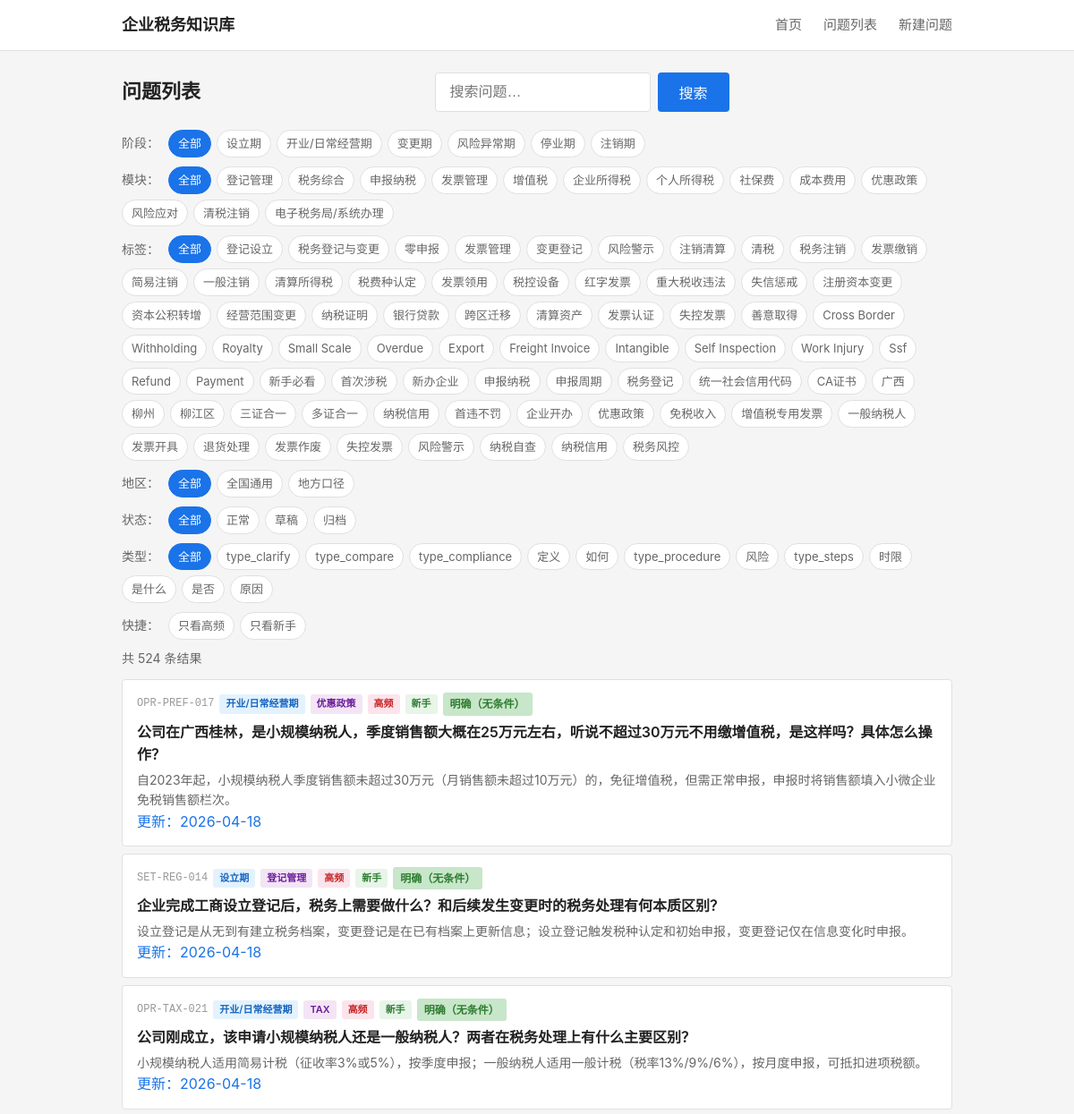
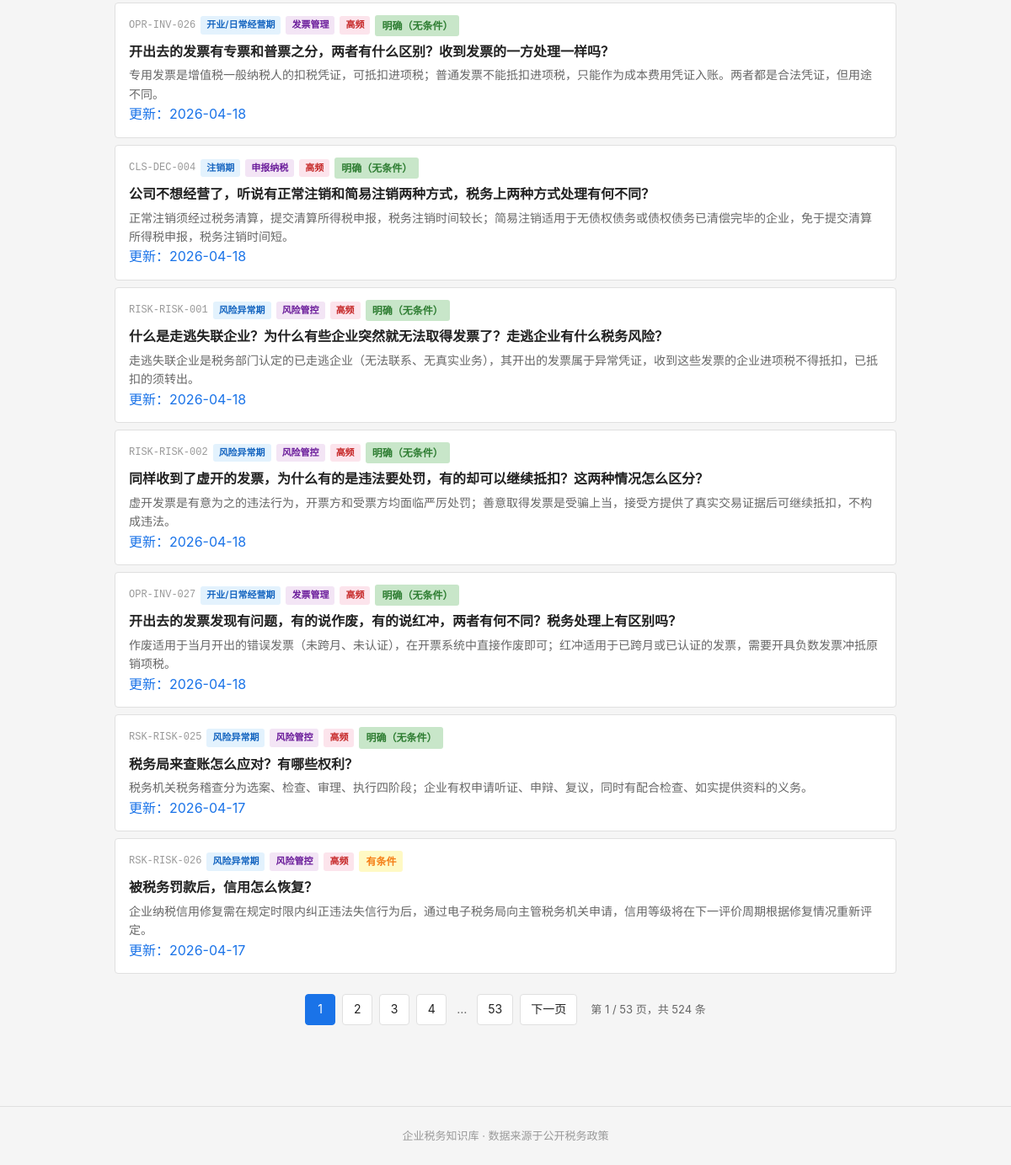
Page /questions on the earlier database version (2 pictures, top to bottom).
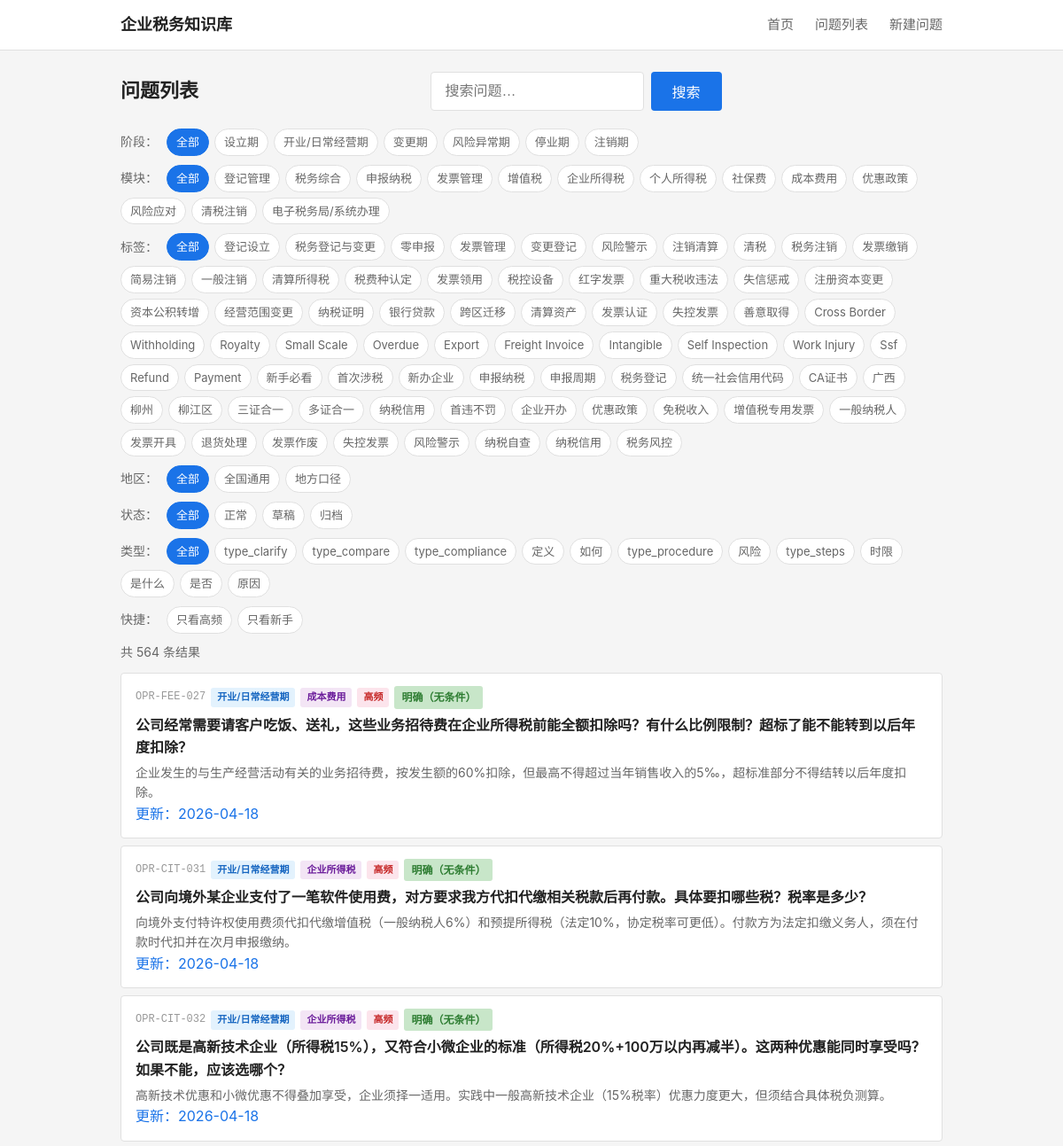
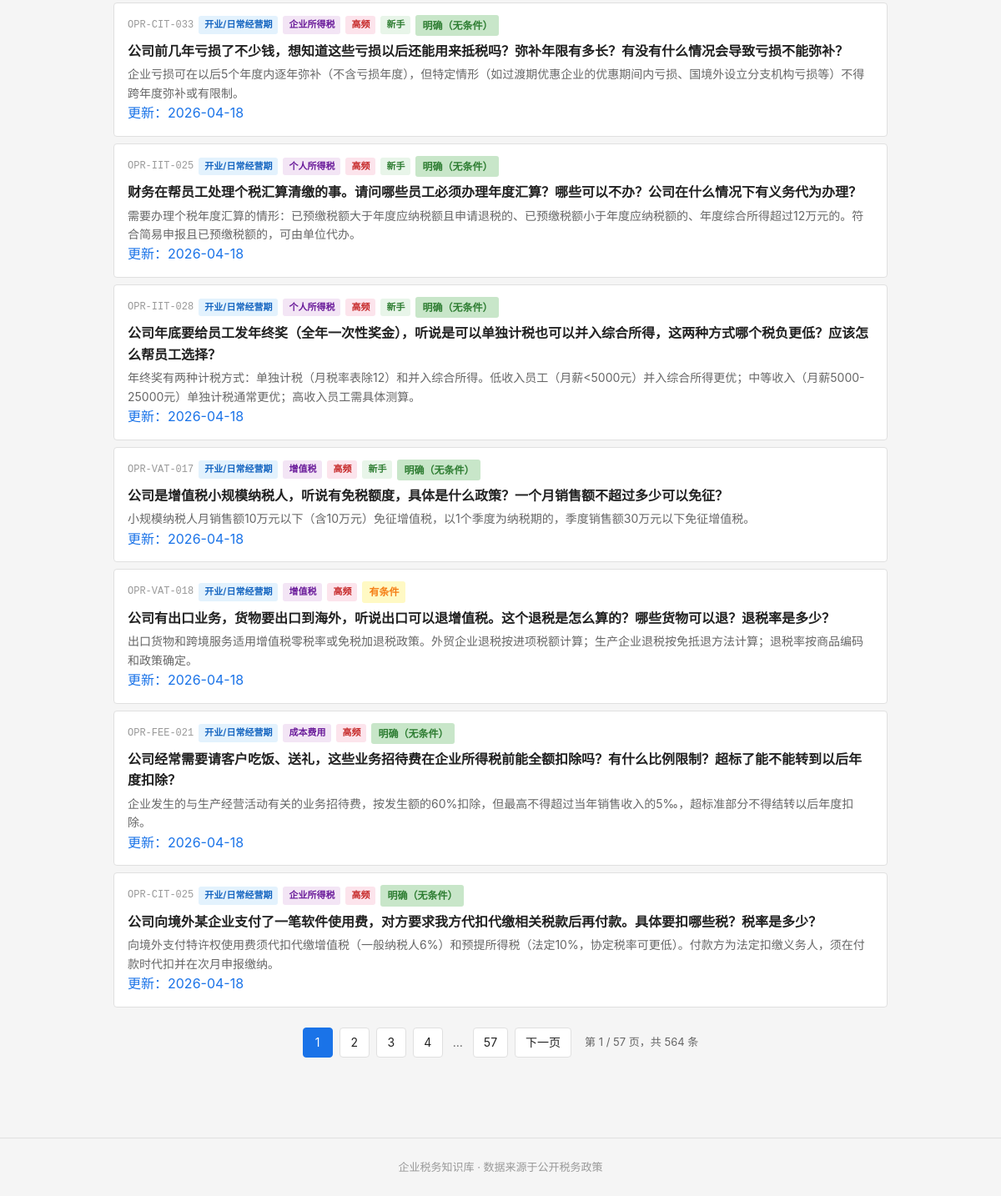
Same page on the later database version (2 pictures, top to bottom).
### tables this page shows
CREATE TABLE tag_dict (
    id              INTEGER PRIMARY KEY AUTOINCREMENT,
    tag_code        TEXT NOT NULL UNIQUE,
    tag_name        TEXT NOT NULL,
    tag_category    TEXT,
    parent_id       INTEGER,
    display_order   INTEGER NOT NULL DEFAULT 1,
    status          TEXT NOT NULL DEFAULT 'active',

    FOREIGN KEY (parent_id) REFERENCES tag_dict(id) ON DELETE SET NULL
);

CREATE TABLE question_master (
    id              INTEGER PRIMARY KEY AUTOINCREMENT,
    question_code   TEXT NOT NULL UNIQUE,
    question_title  TEXT NOT NULL,
    question_plain  TEXT NOT NULL,

    -- 分类
    stage_code      TEXT NOT NULL,
    module_code     TEXT NOT NULL,
    question_type   TEXT NOT NULL,

    -- 答案
    one_line_answer TEXT NOT NULL,
    detailed_answer TEXT,
    core_definition TEXT,

    -- 条件与边界
    applicable_conditions TEXT,
    exceptions_boundary   TEXT,

    -- 实务
    practical_steps TEXT,
    risk_warning    TEXT,

    -- 适用范围
    scope_level     TEXT NOT NULL DEFAULT 'scope_national',
    local_region    TEXT,

    -- 确定性
    answer_certainty TEXT NOT NULL DEFAULT 'certain_clear',

    -- 元数据
    keywords        TEXT,
    high_frequency_flag INTEGER NOT NULL DEFAULT 0,
    newbie_flag     INTEGER NOT NULL DEFAULT 0,

    -- 版本管理
    status          TEXT NOT NULL DEFAULT 'draft',
    version_no      INTEGER NOT NULL DEFAULT 1,

    -- 审计字段
    created_at      TEXT NOT NULL DEFAULT (datetime('now')),
    updated_at      TEXT NOT NULL DEFAULT (datetime('now'))
);

### backend/app.py (the view)
    @app.route('/questions')
    def questions_list():
        from services.question_service import QuestionService
        svc = QuestionService()
        stage = request.args.get('stage')
        module = request.args.get('module')
        tag = request.args.get('tag')
        qtype = request.args.get('qtype')
        page = int(request.args.get('page', 1))
        page_size = 10
        result = svc.list_questions(
            stage=stage, module=module, tag=tag,
            page=page, page_size=page_size,
            hf=request.args.get('hf'),
            newbie=request.args.get('newbie'),
            keyword=request.args.get('keyword'),
            region=request.args.get('region'),
            status=request.args.get('status'),
            qtype=qtype
        )
        stages = svc.get_stages()
        modules = svc.get_modules()
        all_tags = svc.get_all_tags()
        business_tags = [t for t in all_tags if t['tag_category'] == 'business']
        question_types = svc.get_question_types()
        keyword = request.args.get('keyword', '')
        current_region = request.args.get('region', '')
        current_status = request.args.get('status', '')
        return render_template('questions.html',
                               stages=stages, modules=modules, all_tags=all_tags,
                               business_tags=business_tags,
                               questions=result['questions'], total=result['total'],
                               page=page, page_size=page_size,
                               current_stage=stage, current_module=module, current_tag=tag,
                               keyword=keyword,
                               current_region=current_region, current_status=current_status,
                               question_types=question_types, current_qtype=qtype)

### backend/services/question_service.py (called while the page is built)
    def _query(self, sql, params=None):
        conn = sqlite3.connect(self.db_path)
        conn.execute("PRAGMA foreign_keys = ON")
        conn.row_factory = sqlite3.Row
        cur = conn.cursor()
        if params:
            cur.execute(sql, params)
        else:
            cur.execute(sql)
        rows = cur.fetchall()
        conn.close()
        return [dict(r) for r in rows]

    def _query_one(self, sql, params=None):
        rows = self._query(sql, params)
        return rows[0] if rows else None

    def get_stages(self):
        return self._query("""
            SELECT tag_code, tag_name
            FROM tag_dict
            WHERE tag_category = 'stage'
            ORDER BY display_order
        """)

    def get_modules(self):
        return self._query("""
            SELECT tag_code, tag_name
            FROM tag_dict
            WHERE tag_category = 'module'
            ORDER BY display_order
        """)

    def get_all_tags(self):
        return self._query("""
            SELECT tag_code, tag_name, tag_category
            FROM tag_dict
            WHERE status = 'active'
            ORDER BY tag_category, display_order
        """)

### frontend/templates/questions.html (shortened to what the changed rows need)
{% extends "base.html" %}
{% macro certainty_label(code) %}
    {% if code == 'certain_clear' %}<span class="certainty-tag clear">明确（无条件）</span>
    {% elif code == 'certain_conditional' %}<span class="certainty-tag condition">有条件</span>
    {% elif code == 'certain_dispute' %}<span class="certainty-tag dispute">有争议</span>
    {% elif code == 'certain_practice' %}<span class="certainty-tag practice">实务做法</span>
    {% else %}<span class="certainty-tag">{{ code }}</span>{% endif %}
{% endmacro %}
{% macro filter_url(overrides) %}
{%- set qs = [] -%}
{%- if current_stage and 'stage' not in overrides %}{% set qs = qs + ['stage=' ~ current_stage] %}{% endif -%}
{%- if current_module and 'module' not in overrides %}{% set qs = qs + ['module=' ~ current_module] %}{% endif -%}
{%- if current_tag and 'tag' not in overrides %}{% set qs = qs + ['tag=' ~ current_tag] %}{% endif -%}
{%- if keyword and 'keyword' not in overrides %}{% set qs = qs + ['keyword=' ~ keyword] %}{% endif -%}
{%- if request.args.get('hf') and 'hf' not in overrides %}{% set qs = qs + ['hf=1'] %}{% endif -%}
{%- if request.args.get('newbie') and 'newbie' not in overrides %}{% set qs = qs + ['newbie=1'] %}{% endif -%}
{%- if current_region and 'region' not in overrides %}{% set qs = qs + ['region=' ~ current_region] %}{% endif -%}
{%- if current_status and 'status' not in overrides %}{% set qs = qs + ['status=' ~ current_status] %}{% endif -%}
{%- if current_qtype and 'qtype' not in overrides %}{% set qs = qs + ['qtype=' ~ current_qtype] %}{% endif -%}
{%- for k, v in overrides.items() %}{% if v %}{% set qs = qs + [k ~ '=' ~ v] %}{% endif %}{% endfor -%}
{{- '/questions' ~ ('?' ~ qs | join('&') if qs else '') -}}
{% endmacro %}
{% macro stage_label(code) %}
    {% if code == 'SET' %}设立期
    {% elif code == 'OPR' %}开业/日常经营期
    {% elif code == 'CHG' %}变更期
    {% elif code == 'RSK' %}风险异常期
    {% elif code == 'SUS' %}停业期
    {% elif code == 'CLS' %}注销期
    {% else %}{{ code }}{% endif %}
{% endmacro %}
{% macro module_label(code) %}
    {% if code == 'REG' %}登记管理
    {% elif code == 'DEC' %}申报纳税
    {% elif code == 'INV' %}发票管理
    {% elif code == 'VAT' %}增值税
    {% elif code == 'CIT' %}企业所得税
    {% elif code == 'IIT' %}个人所得税
    {% elif code == 'SSF' %}社保费
    {% elif code == 'FEE' %}成本费用
    {% elif code == 'PREF' %}优惠政策
    {% elif code == 'RISK' %}风险管控
    {% elif code == 'CLEAR' %}清税注销
    {% elif code == 'ETAX' %}电子税务局/系统办理
    {% else %}{{ code }}{% endif %}
{% endmacro %}
{% macro question_type_label(code) %}
    {% if code == 'type_why' %}原因
    {% elif code == 'type_whether' %}是否
    {% elif code == 'type_how' %}如何
    {% elif code == 'type_what' %}是什么
    {% elif code == 'type_define' %}定义
    {% elif code == 'type_time' %}时限
    {% elif code == 'type_risk' %}风险
    {% else %}{{ code }}{% endif %}
{% endmacro %}
{% block main %}
<div class="page-header">
    <h1>问题列表</h1>
    <form action="/questions" method="get" class="search-form">
    </form>
</div>
<div class="filters">
    <span class="filter-label">阶段：</span>
    <a href="{{ filter_url({'stage': ''}) }}" class="filter-chip {% if not current_stage %}active{% endif %}">全部</a>
    {% for s in stages %}
    <a href="{{ filter_url({'stage': s.tag_code}) }}" class="filter-chip {% if current_stage == s.tag_code %}active{% endif %}">{{ s.tag_name }}</a>
    {% endfor %}
</div>
<div class="filters">
    <span class="filter-label">模块：</span>
    <a href="{{ filter_url({'module': ''}) }}" class="filter-chip {% if not current_module %}active{% endif %}">全部</a>
    {% for m in modules %}
    <a href="{{ filter_url({'module': m.tag_code}) }}" class="filter-chip {% if current_module == m.tag_code %}active{% endif %}">{{ m.tag_name }}</a>
    {% endfor %}
</div>
{% if business_tags %}
<div class="filters">
    <span class="filter-label">标签：</span>
    <a href="{{ filter_url({'tag': ''}) }}" class="filter-chip {% if not current_tag %}active{% endif %}">全部</a>
    {% for t in business_tags %}
    <a href="{{ filter_url({'tag': t.tag_code}) }}" class="filter-chip {% if current_tag == t.tag_code %}active{% endif %}">{{ t.tag_name }}</a>
    {% endfor %}
</div>
{% endif %}
<div class="filters">
    <span class="filter-label">地区：</span>
    <a href="{{ filter_url({'region': ''}) }}" class="filter-chip {% if not current_region %}active{% endif %}">全部</a>
    <a href="{{ filter_url({'region': 'scope_national'}) }}" class="filter-chip {% if current_region == 'scope_national' %}active{% endif %}">全国通用</a>
    <a href="{{ filter_url({'region': 'scope_local'}) }}" class="filter-chip {% if current_region == 'scope_local' %}active{% endif %}">地方口径</a>
</div>
<div class="filters">
    <span class="filter-label">状态：</span>
    <a href="{{ filter_url({'status': ''}) }}" class="filter-chip {% if not current_status %}active{% endif %}">全部</a>
    <a href="{{ filter_url({'status': 'active'}) }}" class="filter-chip {% if current_status == 'active' %}active{% endif %}">正常</a>
    <a href="{{ filter_url({'status': 'draft'}) }}" class="filter-chip {% if current_status == 'draft' %}active{% endif %}">草稿</a>
    <a href="{{ filter_url({'status': 'archived'}) }}" class="filter-chip {% if current_status == 'archived' %}active{% endif %}">归档</a>
</div>
<div class="filters">
    <span class="filter-label">类型：</span>
    <a href="{{ filter_url({'qtype': ''}) }}" class="filter-chip {% if not current_qtype %}active{% endif %}">全部</a>
    {% for t in question_types %}
    <a href="{{ filter_url({'qtype': t.type_code}) }}" class="filter-chip {% if current_qtype == t.type_code %}active{% endif %}">{{ question_type_label(t.type_code) }}</a>
    {% endfor %}
</div>
<div class="filters filters-quick">
    <span class="filter-label">快捷：</span>
    <a href="{{ filter_url({'hf': '1'}) }}" class="filter-chip {% if request.args.get('hf') == '1' %}active{% endif %}">只看高频</a>
    <a href="{{ filter_url({'newbie': '1'}) }}" class="filter-chip {% if request.args.get('newbie') == '1' %}active{% endif %}">只看新手</a>
</div>
{% if questions %}
<p class="result-count">共 {{ total }} 条结果</p>
<ul class="question-list">
    {% for q in questions %}
    <li class="question-item">
        <a href="/question/{{ q.question_code }}" class="question-link">
            <div class="q-meta">
                <span class="q-code">{{ q.question_code }}</span>
                <span class="q-badge stage">{{ stage_label(q.stage_code) }}</span>
                <span class="q-badge module">{{ module_label(q.module_code) }}</span>
                {% if q.high_frequency_flag %}
                <span class="q-badge hf">高频</span>
                {% endif %}
                {% if q.newbie_flag %}
                <span class="q-badge newbie">新手</span>
                {% endif %}
                {{ certainty_label(q.answer_certainty) }}
            </div>
            {% if keyword %}
            <div class="q-title">{{ q.question_plain | replace(keyword, '<mark>' ~ keyword ~ '</mark>') | safe }}</div>
            <div class="q-answer">{{ q.one_line_answer | replace(keyword, '<mark>' ~ keyword ~ '</mark>') | safe }}</div>
            {% else %}
            <div class="q-title">{{ q.question_plain }}</div>
            <div class="q-answer">{{ q.one_line_answer }}</div>
            {% endif %}
            {% if q.updated_at %}<div class="q-updated">更新：{{ q.updated_at[:10] }}</div>{% endif %}
        </a>
    </li>
    {% endfor %}
</ul>
{% if total > page_size %}
{% set total_pages = ((total - 1) // page_size) + 1 %}
{% set base_url = '/questions?' ~ 'stage=' ~ (current_stage or '') ~ '&module=' ~ (current_module or '') ~ '&tag=' ~ (current_tag or '') ~ '&keyword=' ~ keyword ~ '&region=' ~ current_region ~ '&status=' ~ current_status ~ '&qtype=' ~ (current_qtype or '') %}
<div class="pagination">
    {% set start = [1, page - 3] | max %}
    {% set end = [total_pages, page + 3] | min %}
    {% for p in range(start, end + 1) %}
    <a href="{{ base_url }}&page={{ p }}" class="page-btn page-num {% if p == page %}active{% endif %}">{{ p }}</a>
    {% endfor %}
    {% if end < total_pages %}
    {% if end < total_pages - 1 %}<span class="page-ellipsis">…</span>{% endif %}
    <a href="{{ base_url }}&page={{ total_pages }}" class="page-btn page-num">{{ total_pages }}</a>
    {% endif %}
    {% if page * page_size < total %}
    <a href="{{ base_url }}&page={{ page+1 }}" class="page-btn">下一页</a>
    {% endif %}
    <span class="page-info">第 {{ page }} / {{ total_pages }} 页，共 {{ total }} 条</span>
</div>
{% endif %}
{% else %}
<p class="empty-state">没有找到符合条件的問題。</p>
{% endif %}
{% endblock %}

Differences in the rows shown:
no longer on this page (row unchanged): question_master: question_code "OPR-PREF-017", stage_code "开业/日常经营期", module_code "优惠政策", high_frequency_flag "高频", newbie_flag "新手", answer_certainty "明确（无条件）", question_plain "公司在广西桂林，是小规模纳税人，季度销售额大概在25万元左右，听说不超过30万元不用缴增值税，是这样吗？具体怎么操作？", one_line_answer "自2023年起，小规模纳税人季度销售额未超过30万元（月销售额未超过10万元）的，免征增值税，但需正常申报，申报时将销售额填入小微企业免税销售额栏次。", updated_at "2026-04-18"
no longer on this page (row unchanged): question_master: question_code "SET-REG-014", stage_code "设立期", module_code "登记管理", high_frequency_flag "高频", newbie_flag "新手", answer_certainty "明确（无条件）", question_plain "企业完成工商设立登记后，税务上需要做什么？和后续发生变更时的税务处理有何本质区别？", one_line_answer "设立登记是从无到有建立税务档案，变更登记是在已有档案上更新信息；设立登记触发税种认定和初始申报，变更登记仅在信息变化时申报。", updated_at "2026-04-18"
no longer on this page (row unchanged): question_master: question_code "OPR-TAX-021", stage_code "开业/日常经营期", module_code "TAX", high_frequency_flag "高频", newbie_flag "新手", answer_certainty "明确（无条件）", question_plain "公司刚成立，该申请小规模纳税人还是一般纳税人？两者在税务处理上有什么主要区别？", one_line_answer "小规模纳税人适用简易计税（征收率3%或5%），按季度申报；一般纳税人适用一般计税（税率13%/9%/6%），按月度申报，可抵扣进项税额。", updated_at "2026-04-18"
no longer on this page (row unchanged): question_master: question_code "OPR-INV-026", stage_code "开业/日常经营期", module_code "发票管理", high_frequency_flag "高频", answer_certainty "明确（无条件）", question_plain "开出去的发票有专票和普票之分，两者有什么区别？收到发票的一方处理一样吗？", one_line_answer "专用发票是增值税一般纳税人的扣税凭证，可抵扣进项税；普通发票不能抵扣进项税，只能作为成本费用凭证入账。两者都是合法凭证，但用途不同。", updated_at "2026-04-18"
no longer on this page (row unchanged): question_master: question_code "CLS-DEC-004", stage_code "注销期", module_code "申报纳税", high_frequency_flag "高频", answer_certainty "明确（无条件）", question_plain "公司不想经营了，听说有正常注销和简易注销两种方式，税务上两种方式处理有何不同？", one_line_answer "正常注销须经过税务清算，提交清算所得税申报，税务注销时间较长；简易注销适用于无债权债务或债权债务已清偿完毕的企业，免于提交清算所得税申报，税务注销时间短。", updated_at "2026-04-18"
no longer on this page (row edited): question_master: question_code "RISK-RISK-001", stage_code "风险异常期", module_code "风险管控", high_frequency_flag "高频", answer_certainty "明确（无条件）", question_plain "什么是走逃失联企业？为什么有些企业突然就无法取得发票了？走逃企业有什么税务风险？", one_line_answer "走逃失联企业是税务部门认定的已走逃企业（无法联系、无真实业务），其开出的发票属于异常凭证，收到这些发票的企业进项税不得抵扣，已抵扣的须转出。", updated_at "2026-04-18"
no longer on this page (row edited): question_master: question_code "RISK-RISK-002", stage_code "风险异常期", module_code "风险管控", high_frequency_flag "高频", answer_certainty "明确（无条件）", question_plain "同样收到了虚开的发票，为什么有的是违法要处罚，有的却可以继续抵扣？这两种情况怎么区分？", one_line_answer "虚开发票是有意为之的违法行为，开票方和受票方均面临严厉处罚；善意取得发票是受骗上当，接受方提供了真实交易证据后可继续抵扣，不构成违法。", updated_at "2026-04-18"
no longer on this page (row unchanged): question_master: question_code "OPR-INV-027", stage_code "开业/日常经营期", module_code "发票管理", high_frequency_flag "高频", answer_certainty "明确（无条件）", question_plain "开出去的发票发现有问题，有的说作废，有的说红冲，两者有何不同？税务处理上有区别吗？", one_line_answer "作废适用于当月开出的错误发票（未跨月、未认证），在开票系统中直接作废即可；红冲适用于已跨月或已认证的发票，需要开具负数发票冲抵原销项税。", updated_at "2026-04-18"
no longer on this page (row unchanged): question_master: question_code "RSK-RISK-025", stage_code "风险异常期", module_code "风险管控", high_frequency_flag "高频", answer_certainty "明确（无条件）", question_plain "税务局来查账怎么应对？有哪些权利？", one_line_answer "税务机关税务稽查分为选案、检查、审理、执行四阶段；企业有权申请听证、申辩、复议，同时有配合检查、如实提供资料的义务。", updated_at "2026-04-17"
no longer on this page (row unchanged): question_master: question_code "RSK-RISK-026", stage_code "风险异常期", module_code "风险管控", high_frequency_flag "高频", shows "有条件", question_plain "被税务罚款后，信用怎么恢复？", one_line_answer "企业纳税信用修复需在规定时限内纠正违法失信行为后，通过电子税务局向主管税务机关申请，信用等级将在下一评价周期根据修复情况重新评定。", updated_at "2026-04-17"
added question_master: question_code "OPR-FEE-027", stage_code "开业/日常经营期", module_code "成本费用", high_frequency_flag "高频", answer_certainty "明确（无条件）", question_plain "公司经常需要请客户吃饭、送礼，这些业务招待费在企业所得税前能全额扣除吗？有什么比例限制？超标了能不能转到以后年度扣除？", one_line_answer "企业发生的与生产经营活动有关的业务招待费，按发生额的60%扣除，但最高不得超过当年销售收入的5‰，超标准部分不得结转以后年度扣除。", updated_at "2026-04-18"
added question_master: question_code "OPR-CIT-031", stage_code "开业/日常经营期", module_code "企业所得税", high_frequency_flag "高频", answer_certainty "明确（无条件）", question_plain "公司向境外某企业支付了一笔软件使用费，对方要求我方代扣代缴相关税款后再付款。具体要扣哪些税？税率是多少？", one_line_answer "向境外支付特许权使用费须代扣代缴增值税（一般纳税人6%）和预提所得税（法定10%，协定税率可更低）。付款方为法定扣缴义务人，须在付款时代扣并在次月申报缴纳。", updated_at "2026-04-18"
added question_master: question_code "OPR-CIT-032", stage_code "开业/日常经营期", module_code "企业所得税", high_frequency_flag "高频", answer_certainty "明确（无条件）", question_plain "公司既是高新技术企业（所得税15%），又符合小微企业的标准（所得税20%+100万以内再减半）。这两种优惠能同时享受吗？如果不能，应该选哪个？", one_line_answer "高新技术优惠和小微优惠不得叠加享受，企业须择一适用。实践中一般高新技术企业（15%税率）优惠力度更大，但须结合具体税负测算。", updated_at "2026-04-18"
added question_master: question_code "OPR-CIT-033", stage_code "开业/日常经营期", module_code "企业所得税", high_frequency_flag "高频", newbie_flag "新手", answer_certainty "明确（无条件）", question_plain "公司前几年亏损了不少钱，想知道这些亏损以后还能用来抵税吗？弥补年限有多长？有没有什么情况会导致亏损不能弥补？", one_line_answer "企业亏损可在以后5个年度内逐年弥补（不含亏损年度），但特定情形（如过渡期优惠企业的优惠期间内亏损、国境外设立分支机构亏损等）不得跨年度弥补或有限制。", updated_at "2026-04-18"
added question_master: question_code "OPR-IIT-025", stage_code "开业/日常经营期", module_code "个人所得税", high_frequency_flag "高频", newbie_flag "新手", answer_certainty "明确（无条件）", question_plain "财务在帮员工处理个税汇算清缴的事。请问哪些员工必须办理年度汇算？哪些可以不办？公司在什么情况下有义务代为办理？", one_line_answer "需要办理个税年度汇算的情形：已预缴税额大于年度应纳税额且申请退税的、已预缴税额小于年度应纳税额的、年度综合所得超过12万元的。符合简易申报且已预缴税额的，可由单位代办。", updated_at "2026-04-18"
added question_master: question_code "OPR-IIT-028", stage_code "开业/日常经营期", module_code "个人所得税", high_frequency_flag "高频", newbie_flag "新手", answer_certainty "明确（无条件）", question_plain "公司年底要给员工发年终奖（全年一次性奖金），听说是可以单独计税也可以并入综合所得，这两种方式哪个税负更低？应该怎么帮员工选择？", one_line_answer "年终奖有两种计税方式：单独计税（月税率表除12）和并入综合所得。低收入员工（月薪<5000元）并入综合所得更优；中等收入（月薪5000-25000元）单独计税通常更优；高收入员工需具体测算。", updated_at "2026-04-18"
added question_master: question_code "OPR-VAT-017", stage_code "开业/日常经营期", module_code "增值税", high_frequency_flag "高频", newbie_flag "新手", answer_certainty "明确（无条件）", question_plain "公司是增值税小规模纳税人，听说有免税额度，具体是什么政策？一个月销售额不超过多少可以免征？", one_line_answer "小规模纳税人月销售额10万元以下（含10万元）免征增值税，以1个季度为纳税期的，季度销售额30万元以下免征增值税。", updated_at "2026-04-18"
added question_master: question_code "OPR-VAT-018", stage_code "开业/日常经营期", module_code "增值税", high_frequency_flag "高频", shows "有条件", question_plain "公司有出口业务，货物要出口到海外，听说出口可以退增值税。这个退税是怎么算的？哪些货物可以退？退税率是多少？", one_line_answer "出口货物和跨境服务适用增值税零税率或免税加退税政策。外贸企业退税按进项税额计算；生产企业退税按免抵退方法计算；退税率按商品编码和政策确定。", updated_at "2026-04-18"
added question_master: question_code "OPR-FEE-021", stage_code "开业/日常经营期", module_code "成本费用", high_frequency_flag "高频", answer_certainty "明确（无条件）", question_plain "公司经常需要请客户吃饭、送礼，这些业务招待费在企业所得税前能全额扣除吗？有什么比例限制？超标了能不能转到以后年度扣除？", one_line_answer "企业发生的与生产经营活动有关的业务招待费，按发生额的60%扣除，但最高不得超过当年销售收入的5‰，超标准部分不得结转以后年度扣除。", updated_at "2026-04-18"
added question_master: question_code "OPR-CIT-025", stage_code "开业/日常经营期", module_code "企业所得税", high_frequency_flag "高频", answer_certainty "明确（无条件）", question_plain "公司向境外某企业支付了一笔软件使用费，对方要求我方代扣代缴相关税款后再付款。具体要扣哪些税？税率是多少？", one_line_answer "向境外支付特许权使用费须代扣代缴增值税（一般纳税人6%）和预提所得税（法定10%，协定税率可更低）。付款方为法定扣缴义务人，须在付款时代扣并在次月申报缴纳。", updated_at "2026-04-18"
Other differences:
{{ total }}: "524" → "564"
{{ total_pages }}: "53" → "57"
